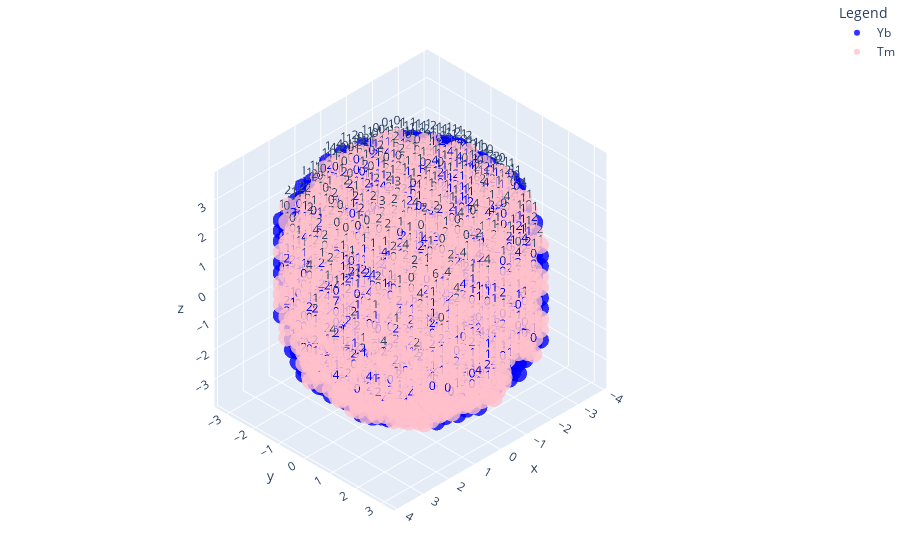

This figure's notebook cell:
### Code cell
simulator_big.show_state()

### Figure 1 — Plotly figure (JSON) as saved in the notebook; plotly's stock layout.template omitted (floating-point values rounded to 4 significant figures; data arrays with more than 128 entries replaced by an {"elided": "..."} marker saying what was removed)
{"data": [{"marker": {"color": "blue", "opacity": 0.8, "size": 6}, "mode": "markers+text", "name": "Yb", "text": {"elided": "2268 str values"}, "textposition": "top center", "type": "scatter3d", "x": {"elided": "2268 float values"}, "y": {"elided": "2268 float values"}, "z": {"elided": "2268 float values"}}, {"marker": {"color": "pink", "opacity": 0.8, "size": 6}, "mode": "markers+text", "name": "Tm", "text": {"elided": "2268 str values"}, "textposition": "top center", "type": "scatter3d", "x": {"elided": "2268 float values"}, "y": {"elided": "2268 float values"}, "z": {"elided": "2268 float values"}}], "layout": {"legend": {"title": {"text": "Legend"}}, "margin": {"b": 0, "l": 0, "r": 0, "t": 0}, "scene": {"camera": {"projection": {"type": "orthographic"}}}}}
